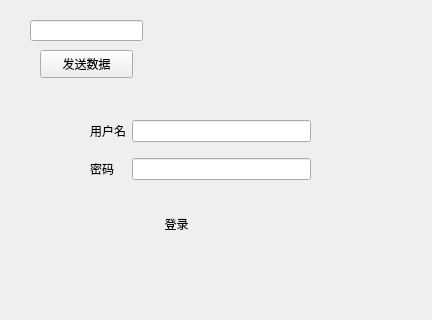
<?xml version="1.0" encoding="UTF-8"?>
<ui version="4.0">
 <class>Form</class>
 <widget class="QWidget" name="Form">
  <property name="geometry">
   <rect>
    <x>0</x>
    <y>0</y>
    <width>432</width>
    <height>320</height>
   </rect>
  </property>
  <property name="windowTitle">
   <string>Form</string>
  </property>
  <widget class="QPushButton" name="pushButton">
   <property name="geometry">
    <rect>
     <x>130</x>
     <y>210</y>
     <width>93</width>
     <height>28</height>
    </rect>
   </property>
   <property name="text">
    <string>登录</string>
   </property>
   <property name="flat">
    <bool>true</bool>
   </property>
  </widget>
  <widget class="QPushButton" name="pushButton_2">
   <property name="geometry">
    <rect>
     <x>40</x>
     <y>50</y>
     <width>93</width>
     <height>28</height>
    </rect>
   </property>
   <property name="text">
    <string>发送数据</string>
   </property>
  </widget>
  <widget class="QLineEdit" name="lineEdit_3">
   <property name="geometry">
    <rect>
     <x>30</x>
     <y>20</y>
     <width>113</width>
     <height>21</height>
    </rect>
   </property>
  </widget>
  <widget class="QWidget" name="gridLayoutWidget">
   <property name="geometry">
    <rect>
     <x>90</x>
     <y>110</y>
     <width>221</width>
     <height>80</height>
    </rect>
   </property>
   <layout class="QGridLayout" name="gridLayout">
    <item row="2" column="0">
     <widget class="QLabel" name="label_2">
      <property name="text">
       <string>密码</string>
      </property>
     </widget>
    </item>
    <item row="1" column="0">
     <widget class="QLabel" name="label">
      <property name="text">
       <string>用户名</string>
      </property>
     </widget>
    </item>
    <item row="1" column="1">
     <widget class="QLineEdit" name="lineEdit">
      <property name="text">
       <string/>
      </property>
     </widget>
    </item>
    <item row="2" column="1">
     <widget class="QLineEdit" name="lineEdit_2"/>
    </item>
   </layout>
  </widget>
 </widget>
 <resources/>
 <connections/>
</ui>
